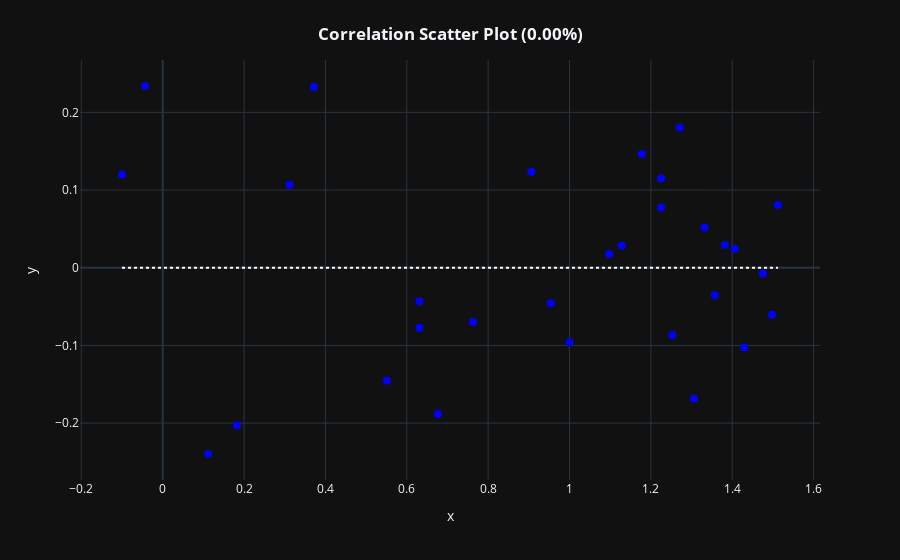

Notebook cell for this chart:
### Code cell
## ASSUMPTIONS
# Constant Variance
models[i]['constant_variance_plot']

### Figure 1 — Plotly figure (JSON) as saved in the notebook; plotly's stock layout.template omitted (floating-point values rounded to 4 significant figures)
{"data": [{"hovertemplate": "x: %{x}<br>y: %{y}", "legendgroup": "", "line": {"dash": "dot"}, "marker": {"color": "blue", "coloraxis": "coloraxis", "size": 8, "symbol": "circle"}, "mode": "markers", "name": "", "orientation": "v", "showlegend": false, "type": "scatter", "x": [-0.1001, -0.04336, 0.112, 0.1825, 0.3119, 0.3715, 0.5509, 0.6311, 0.6311, 0.6767, 0.7629, 0.9061, 0.9541, 1.0, 1.098, 1.128, 1.178, 1.225, 1.225, 1.253, 1.271, 1.306, 1.332, 1.357, 1.382, 1.406, 1.43, 1.476, 1.498, 1.512], "xaxis": "x", "y": [0.1199, 0.234, -0.2398, -0.2027, 0.1068, 0.2328, -0.1454, -0.04332, -0.07723, -0.1882, -0.06979, 0.1235, -0.0458, -0.09592, 0.01756, 0.02855, 0.1466, 0.07759, 0.1149, -0.08664, 0.1807, -0.1684, 0.05184, -0.03539, 0.02917, 0.02435, -0.1025, -0.007673, -0.06038, 0.08083], "yaxis": "y"}, {"hovertemplate": "x: %{x}<br>y: %{y}", "legendgroup": "", "line": {"color": "white", "dash": "dot"}, "marker": {"color": "blue", "size": 8, "symbol": "circle"}, "mode": "lines", "name": "", "showlegend": false, "type": "scatter", "x": [-0.1001, -0.04336, 0.112, 0.1825, 0.3119, 0.3715, 0.5509, 0.6311, 0.6311, 0.6767, 0.7629, 0.9061, 0.9541, 1.0, 1.098, 1.128, 1.178, 1.225, 1.225, 1.253, 1.271, 1.306, 1.332, 1.357, 1.382, 1.406, 1.43, 1.476, 1.498, 1.512], "xaxis": "x", "y": [-3.325e-16, -3.192e-16, -2.826e-16, -2.659e-16, -2.355e-16, -2.214e-16, -1.791e-16, -1.602e-16, -1.602e-16, -1.495e-16, -1.292e-16, -9.543e-17, -8.412e-17, -7.327e-17, -5.03e-17, -4.306e-17, -3.139e-17, -2.02e-17, -2.02e-17, -1.37e-17, -9.447e-18, -1.14e-18, 4.93e-18, 1.087e-17, 1.668e-17, 2.237e-17, 2.795e-17, 3.877e-17, 4.402e-17, 4.747e-17], "yaxis": "y"}], "layout": {"coloraxis": {"colorbar": {"title": {"text": "y"}}, "colorscale": [[0, "#0d0887"], [0.1111, "#46039f"], [0.2222, "#7201a8"], [0.3333, "#9c179e"], [0.4444, "#bd3786"], [0.5556, "#d8576b"], [0.6667, "#ed7953"], [0.7778, "#fb9f3a"], [0.8889, "#fdca26"], [1, "#f0f921"]]}, "legend": {"tracegroupgap": 0}, "margin": {"t": 60}, "title": {"text": "<b>Correlation Scatter Plot (0.00%)</b>", "x": 0.5, "xanchor": "center", "y": 0.95, "yanchor": "top"}, "xaxis": {"anchor": "y", "domain": [0, 1], "title": {"text": "x"}}, "yaxis": {"anchor": "x", "domain": [0, 1], "title": {"text": "y"}}}}
